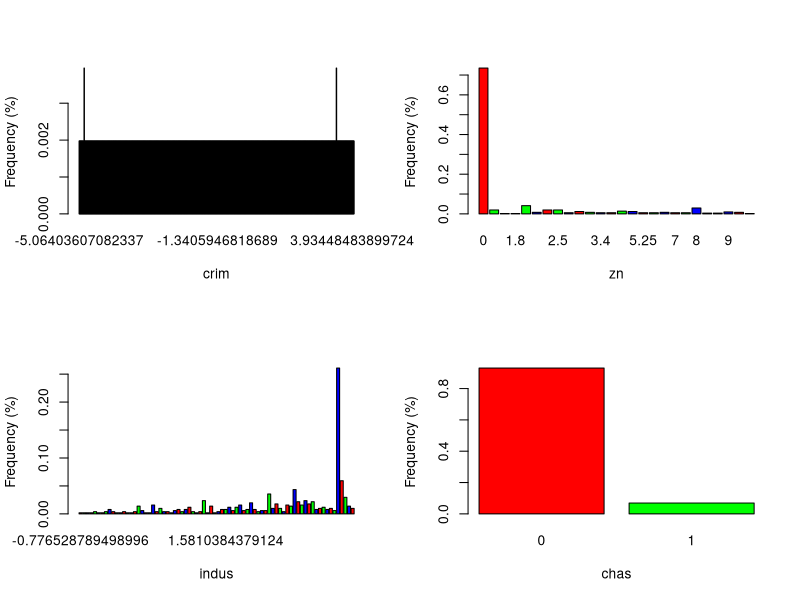
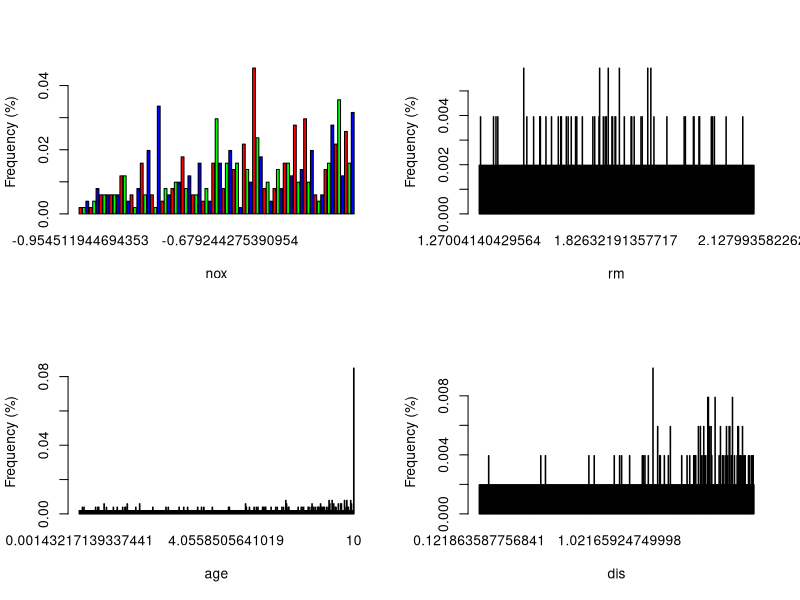
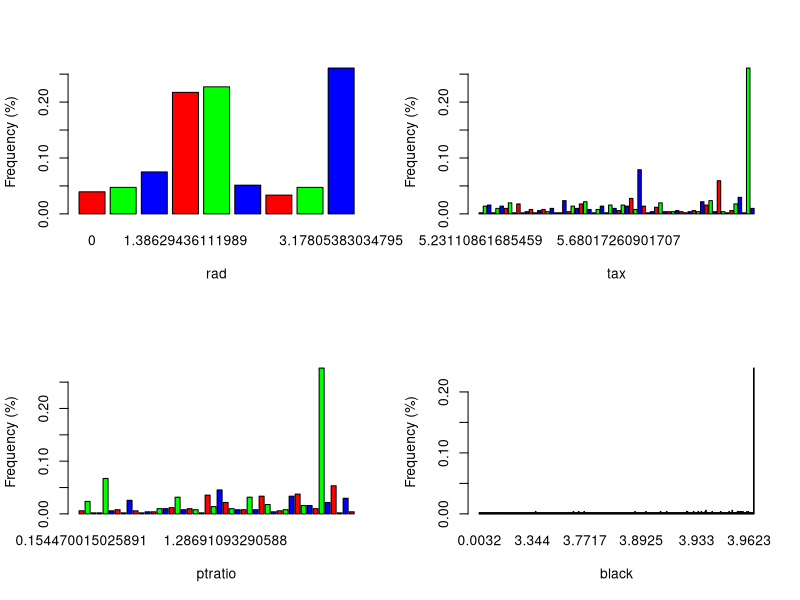
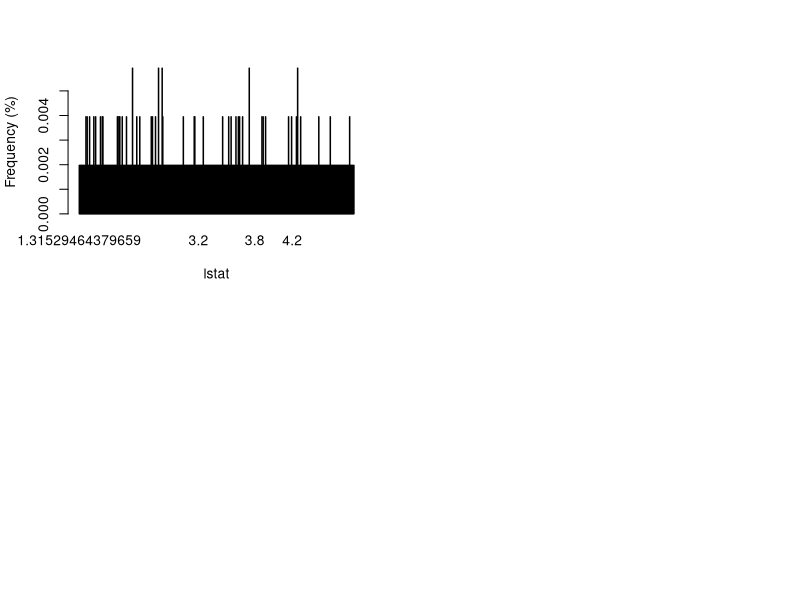
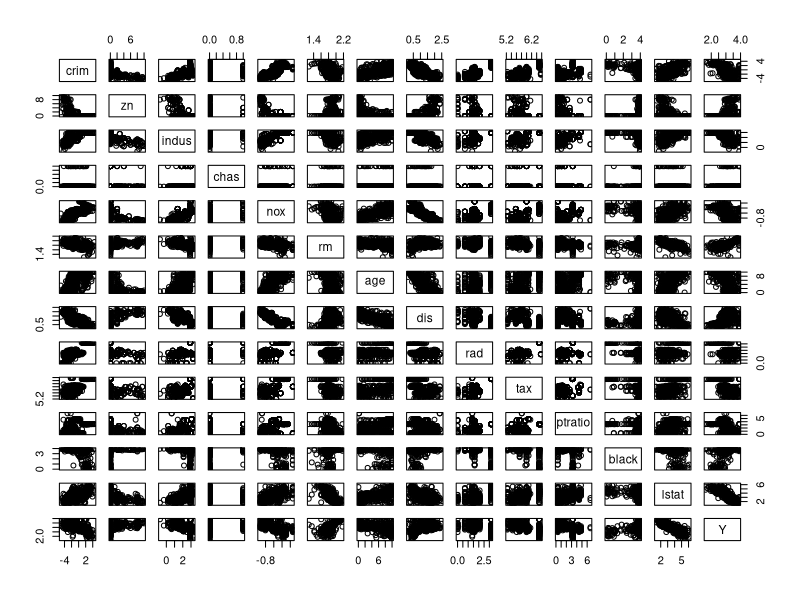
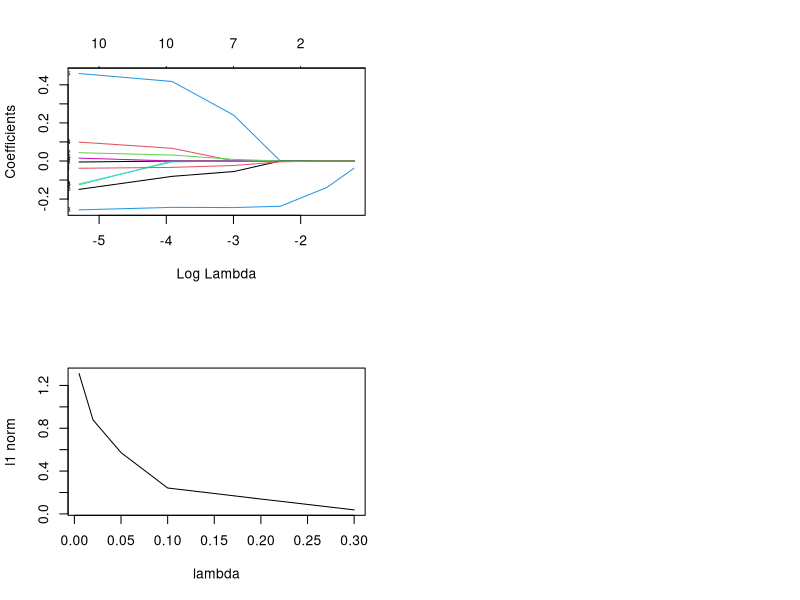

The R script that drew these images, in order:
## ---- chunk 1
knitr::opts_chunk$set(warning = FALSE, message = FALSE)
options(scipen = 1, digits = 4, width = 80, fig.align = "center")
set.seed(8742)
## ---- chunk 2

library(MASS)
library(glmnet)
myData = Boston
names(myData)[14] = "Y"
iLog = c(1, 3, 5, 6, 8, 9, 10, 14);
myData[, iLog] = log(myData[, iLog]);
myData[, 2] = myData[, 2] / 10;
myData[, 7] = myData[, 7]^2.5 / 10^4
myData[, 11] = exp(0.4 * myData[, 11]) / 1000;
myData[, 12] = myData[, 12] / 100;
myData[, 13] = sqrt(myData[, 13]);
X = as.matrix(myData[, -14])
y = myData$Y
lam.seq = c(0.30, 0.2, 0.1, 0.05, 0.02, 0.005)

## ---- chunk 3
par(mfrow=c(2,2))
for(i in 1:13){
  barplot(prop.table(table(myData[,i])) , 
          xlab=names(myData[i]), ylab= "Frequency (%)" , col = rainbow(3), horiz = FALSE)
}
## ---- chunk 4
pairs(myData)
## ---- chunk 5

# function to solve the Lasso estimate for βj given other coefficients fixed
one_var_lasso = function(r, x, lam) {
    xx = sum(x^2)
    xr = sum(r * x)
    b = (abs(xr) - lam/2)/xx
    b = sign(xr) * ifelse(b > 0, b, 0)
    return(b)
}


MyLasso = function(X, y, lam.seq, maxit = 50) {
    
    # X: n-by-p design matrix without the intercept 
    # y: n-by-1 response vector 
    # lam.seq: sequence of lambda values 
    # maxit: number of updates for each lambda 
    # Center/Scale X
    # Center y
  
    n = length(y)
    p = dim(X)[2]
    nlam = length(lam.seq)
  
    ##############################
    # YOUR CODE: 
    # Record the corresponding means and scales
    # For example, 
    # y.mean = mean(y)
    # yc = centered y
    # Xs = centered and scaled X
    
    y.mean = mean(y)
    yc = y - y.mean
    
    X.mean = apply(X, 2, mean)
    X.sd = sqrt(apply((X - rep(X.mean, rep.int(nrow(X), ncol(X))))^2, 2, mean))
    Xs = (X - rep(X.mean, rep.int(nrow(X), ncol(X)))) / rep(X.sd, rep.int(nrow(X), ncol(X)))
    
    ############################## 
    
    

    # Initilize coef vector b and residual vector r
    b = rep(0, p)
    r = yc
    B = matrix(nrow = nlam, ncol = p + 1)
    
    # Triple nested loop
    for (m in 1:nlam) {
        lam = 2 * n * lam.seq[m]
        for (step in 1:maxit) {
            for (j in 1:p) {
                r = r + (Xs[, j] * b[j])
                b[j] = one_var_lasso(r, Xs[, j], lam)
                r = r - Xs[, j] * b[j]
            }
        }
        B[m, ] = c(0, b)
    }
   
    ##############################
    # YOUR CODE:
    # Scale back the coefficients;
    # Update the intercepts stored in B[, 1]

    B[, 1] = y.mean - apply(B[,2:(p+1)] * rep(X.mean/X.sd, rep.int(nlam, p)), 1, sum)
    B[, 2:(p+1)] = B[, 2:(p+1)]/ rep(X.sd, rep.int(nlam, p))
    t(B)
    ##############################
}

## ---- chunk 6

lam.seq = c(0.30 , 0.2 , 0.1 , 0.05 , 0.02 , 0.005)
lasso.fit = glmnet (X, y, alpha = 1, lambda = lam.seq)
coef ( lasso.fit )

myout = MyLasso(X, y, lam.seq , maxit = 100)
rownames(myout) = c("Intercept", colnames(X))
myout
max(abs(coef(lasso.fit) - myout))

## ---- chunk 7
plot(lasso.fit, xvar = "lambda", label=TRUE)
## ---- chunk 8
# Now the l1-norm of the coefficients decreases as lambda increases
plot(lasso.fit$lambda, colSums(abs(lasso.fit$beta)), type = "l",
     xlab = "lambda", ylab = "l1 norm")
